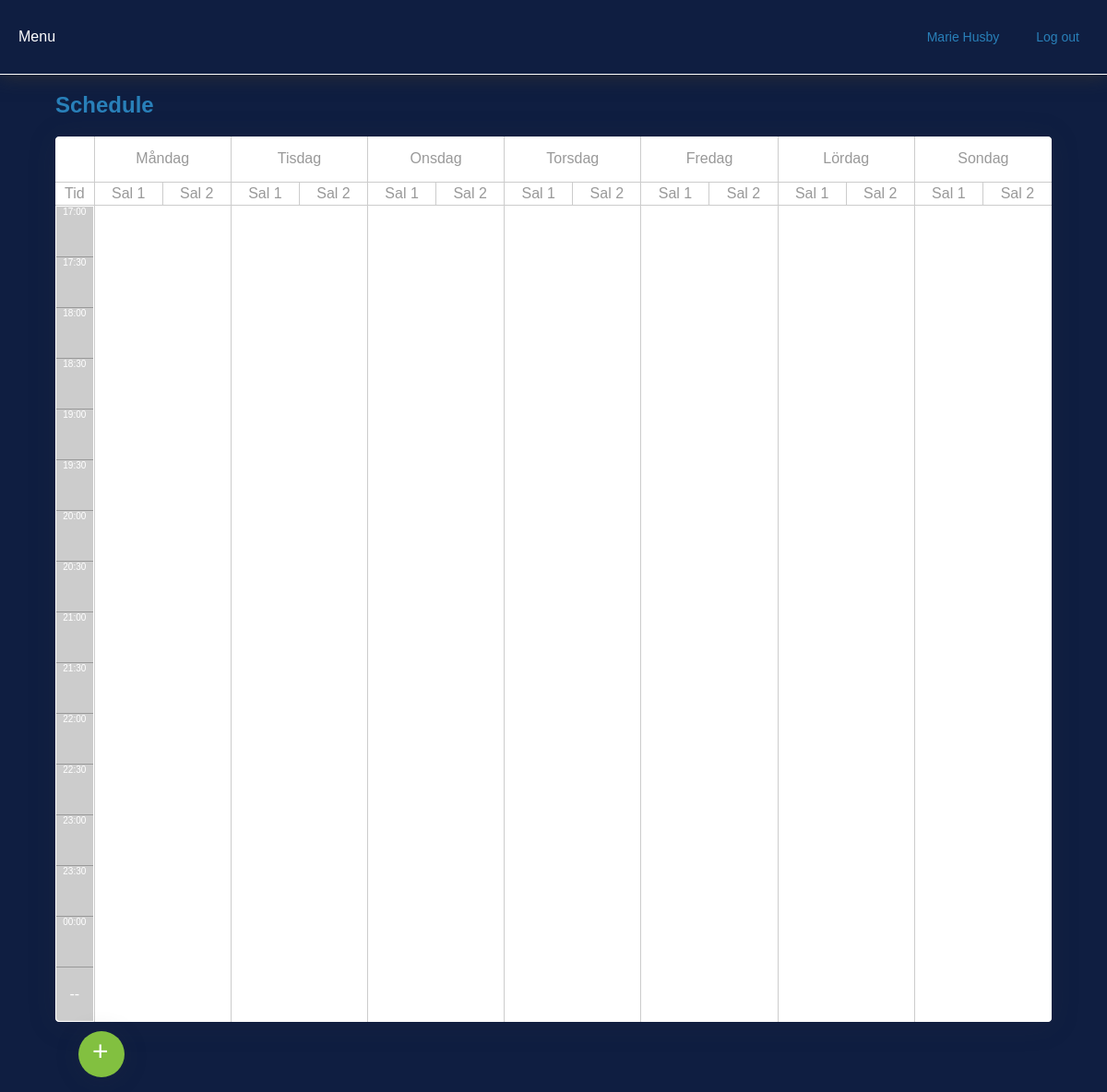
The app's page /admin/schedule.php (signed in), older data.
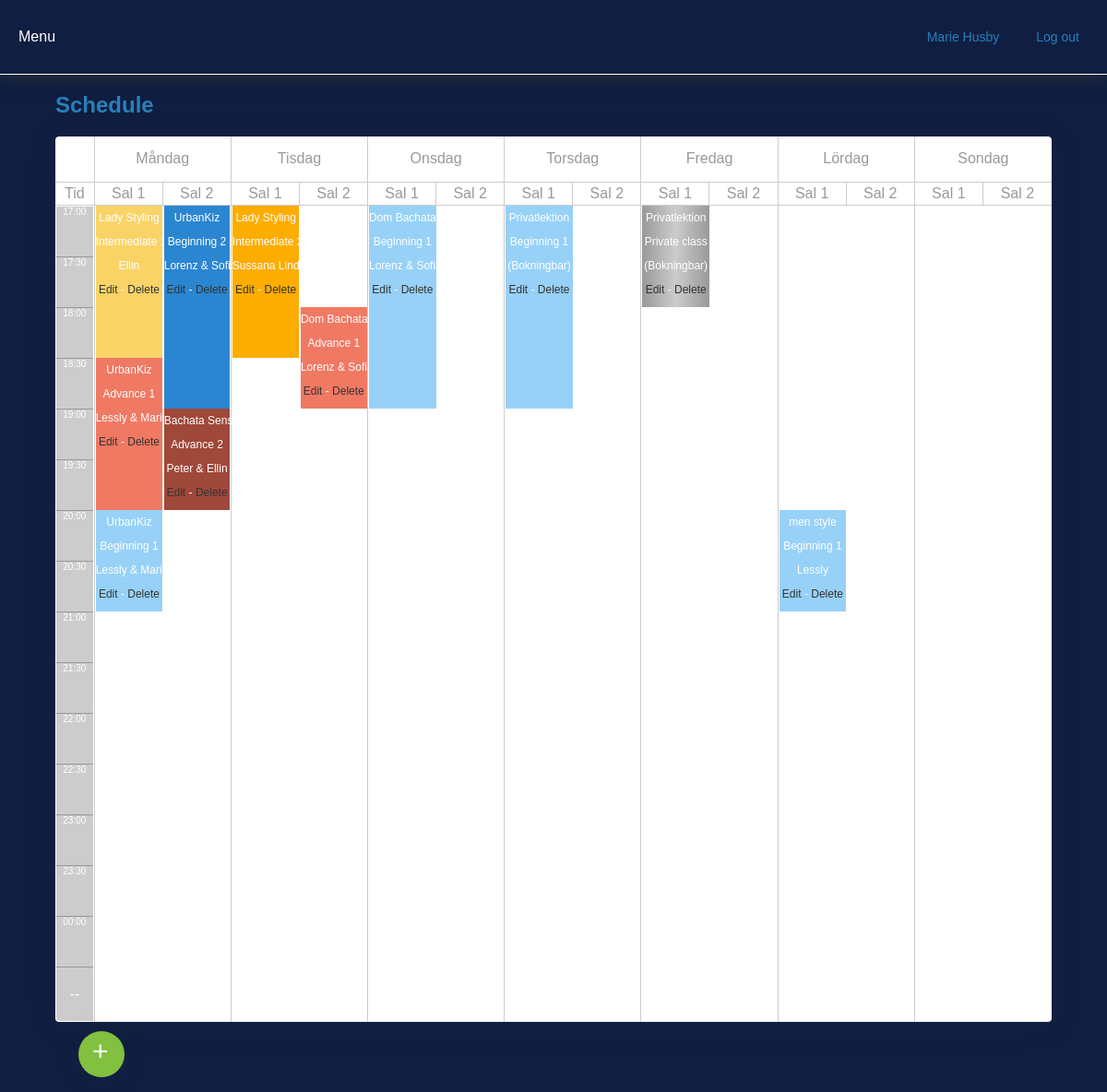
The same page, newer data.
### tables this page shows
CREATE TABLE `users` (
  `id_user` int(11) NOT NULL,
  `name` varchar(255) DEFAULT NULL,
  `surname` varchar(255) DEFAULT NULL,
  `mail` varchar(255) DEFAULT NULL,
  `password` varchar(255) DEFAULT NULL,
  `telefon` int(11) DEFAULT NULL,
  `rank` int(11) DEFAULT NULL,
  `status` int(11) DEFAULT NULL
);

CREATE TABLE `schedule` (
  `id_schedule` int(11) NOT NULL,
  `via` int(11) DEFAULT NULL,
  `name` varchar(255) DEFAULT NULL,
  `level` int(255) DEFAULT NULL,
  `teacher` varchar(255) DEFAULT NULL,
  `duration` int(11) DEFAULT NULL,
  `day` int(11) DEFAULT NULL,
  `hour` varchar(255) DEFAULT NULL,
  `sal` int(11) DEFAULT NULL,
  `status` int(11) DEFAULT NULL
);

### inc/funciones.php (called while the page is built, shortened)
<?php
if (!function_exists("GetSQLValueString")) {
function GetSQLValueString($theValue, $theType, $theDefinedValue = "", $theNotDefinedValue = "")
{
  global $con;
  $theValue = function_exists("mysqli_real_escape_string") ? mysqli_real_escape_string($con, $theValue) : mysqli_escape_string($con,$theValue);
  switch ($theType) {
    case "long":
    case "int":
      $theValue = ($theValue != "") ? intval($theValue) : "NULL";
      break;
  }
  return $theValue;
}
}
function ObtenerNombreUsuario($nombre)
{
	global $con;
	$query_ConsultaFuncion = sprintf("SELECT name FROM users WHERE id_user = %s ",
		 GetSQLValueString($nombre, "int"));
	$ConsultaFuncion = mysqli_query($con,  $query_ConsultaFuncion) or die(mysqli_error($con));
	$row_ConsultaFuncion = mysqli_fetch_assoc($ConsultaFuncion);
	return $row_ConsultaFuncion["name"];
}
function ObtenerApellidoUsuario($apellido)
{
	global $con;
	$query_ConsultaFuncion = sprintf("SELECT surname FROM users WHERE id_user = %s ",
		 GetSQLValueString($apellido, "int"));
	$ConsultaFuncion = mysqli_query($con,  $query_ConsultaFuncion) or die(mysqli_error($con));
	$row_ConsultaFuncion = mysqli_fetch_assoc($ConsultaFuncion);
	return $row_ConsultaFuncion["surname"];
}
	?>
	<?php
function NombreCurso($varcurso)
{
	if ($varcurso == 1) return "Beginning 1";
	if ($varcurso == 2) return "Beginning 2";
	if ($varcurso == 3) return "Intermediate 1";
	if ($varcurso == 4) return "Intermediate 2";
	if ($varcurso == 5) return "Advance 1";
	if ($varcurso == 6) return "Advance 2";
	if ($varcurso == 7) return "Private class";
}
function NombreCursoColor($varcursocolor)
{
	if ($varcursocolor == 1) return "#97d1f7";
	if ($varcursocolor == 2) return "#2a86d1";
	if ($varcursocolor == 3) return "rgb(250, 211, 103)";
	if ($varcursocolor == 4) return "rgb(253, 173, 0)";
	if ($varcursocolor == 5) return "rgb(240, 121, 100)";
	if ($varcursocolor == 6) return "rgb(160, 72, 57)";
	if ($varcursocolor == 7) return "linear-gradient(to right, #999, #CCC, #999)";
}
			?>

### admin/inc/schedule_management.php (the view, shortened to what the rows shown need)
<?php
$query_ScheduleMon1 = sprintf("SELECT * FROM schedule WHERE day =1 AND sal =1 ORDER BY id_schedule DESC");
$ScheduleMon1 = mysqli_query($con, $query_ScheduleMon1) or die(mysqli_error($con));
$row_ScheduleMon1 = mysqli_fetch_assoc($ScheduleMon1);
?>
<?php
$query_ScheduleMon2 = sprintf("SELECT * FROM schedule WHERE day =1 AND sal =2 ORDER BY id_schedule DESC");
$ScheduleMon2 = mysqli_query($con, $query_ScheduleMon2) or die(mysqli_error($con));
$row_ScheduleMon2 = mysqli_fetch_assoc($ScheduleMon2);
?>
<?php
$query_ScheduleTue1 = sprintf("SELECT * FROM schedule WHERE day =2 AND sal =1 ORDER BY id_schedule DESC");
$ScheduleTue1 = mysqli_query($con, $query_ScheduleTue1) or die(mysqli_error($con));
$row_ScheduleTue1 = mysqli_fetch_assoc($ScheduleTue1);
?>
<?php
$query_ScheduleTue2 = sprintf("SELECT * FROM schedule WHERE day =2 AND sal =2 ORDER BY id_schedule DESC");
$ScheduleTue2 = mysqli_query($con, $query_ScheduleTue2) or die(mysqli_error($con));
$row_ScheduleTue2 = mysqli_fetch_assoc($ScheduleTue2);
?>
<?php
$query_ScheduleWed1 = sprintf("SELECT * FROM schedule WHERE day =3 AND sal =1 ORDER BY id_schedule DESC");
$ScheduleWed1 = mysqli_query($con, $query_ScheduleWed1) or die(mysqli_error($con));
$row_ScheduleWed1 = mysqli_fetch_assoc($ScheduleWed1);
?>
<?php
$query_ScheduleThu1 = sprintf("SELECT * FROM schedule WHERE day =4 AND sal =1 ORDER BY id_schedule DESC");
$ScheduleThu1 = mysqli_query($con, $query_ScheduleThu1) or die(mysqli_error($con));
$row_ScheduleThu1 = mysqli_fetch_assoc($ScheduleThu1);
?>
<?php
$query_ScheduleFri1 = sprintf("SELECT * FROM schedule WHERE day =5 AND sal =1 ORDER BY id_schedule DESC");
$ScheduleFri1 = mysqli_query($con, $query_ScheduleFri1) or die(mysqli_error($con));
$row_ScheduleFri1 = mysqli_fetch_assoc($ScheduleFri1);
?>
<?php
$query_ScheduleSat1 = sprintf("SELECT * FROM schedule WHERE day =6 AND sal =1 ORDER BY id_schedule DESC");
$ScheduleSat1 = mysqli_query($con, $query_ScheduleSat1) or die(mysqli_error($con));
$row_ScheduleSat1 = mysqli_fetch_assoc($ScheduleSat1);
?>
<div class="schedule_div">
    <div class="open_calendar">
        <table width="100%" cellspacing="0" border="0" class="" style="background-color: #FFF;">
            <tr style="color: #FFF;" valign="top" cellspacing="0" border="0">
                <td width="7%" nowrap="nowrap" align="center" style="position: relative;">
                    <?php if ($row_ScheduleMon1 > 0) {  ?>
                    <?php do { ?>
                        <div class="kurs" style="width: 98%; height: <?php echo $row_ScheduleMon1['duration']; ?>px; background: <?php echo NombreCursoColor($row_ScheduleMon1['level']); ?>; top: <?php echo $row_ScheduleMon1['hour']; ?>px;">
                            <div class="text_kurs">
                                <?php echo $row_ScheduleMon1['name']; ?><br>
                                <?php echo NombreCurso($row_ScheduleMon1['level']); ?><br>
                                <?php echo $row_ScheduleMon1['teacher']; ?><br>
                                <a href="schedule.php?regedit=<?php echo $row_ScheduleMon1['id_schedule']; ?>">Edit</a> - <a href="schedule_delete.php?regdel=<?php echo $row_ScheduleMon1['id_schedule']; ?>">Delete</a>
                            </div>
                        </div>
                    <?php } while ($row_ScheduleMon1 = mysqli_fetch_assoc($ScheduleMon1));
                    }
                    else
                    {  ?>
                    <?php } ?>
                </td>
                <td width="7%" nowrap="nowrap" align="center" style="border-right: 1px solid #CCC; position: relative;">
                    <?php if ($row_ScheduleMon2 > 0) {  ?>
                    <?php do { ?>
                        <div class="kurs" style="width: 98%; height: <?php echo $row_ScheduleMon2['duration']; ?>px; background: <?php echo NombreCursoColor($row_ScheduleMon2['level']); ?>; top: <?php echo $row_ScheduleMon2['hour']; ?>px;">
                            <div class="text_kurs">
                                <?php echo $row_ScheduleMon2['name']; ?><br>
                                <?php echo NombreCurso($row_ScheduleMon2['level']); ?><br>
                                <?php echo $row_ScheduleMon2['teacher']; ?><br>
                                <a href="schedule.php?regedit=<?php echo $row_ScheduleMon2['id_schedule']; ?>">Edit</a> - <a href="schedule_delete.php?regdel=<?php echo $row_ScheduleMon2['id_schedule']; ?>">Delete</a>
                            </div>
                        </div>
                    <?php } while ($row_ScheduleMon2 = mysqli_fetch_assoc($ScheduleMon2));
                    }
                    else
                    {  ?>
                    <?php } ?>
                </td>
                <td width="7%" nowrap="nowrap" align="center" style="position: relative;">
                    <?php if ($row_ScheduleTue1 > 0) {  ?>
                    <?php do { ?>
                        <div class="kurs" style="width: 98%; height: <?php echo $row_ScheduleTue1['duration']; ?>px; background: <?php echo NombreCursoColor($row_ScheduleTue1['level']); ?>; top: <?php echo $row_ScheduleTue1['hour']; ?>px;">
                            <div class="text_kurs">
                                <?php echo $row_ScheduleTue1['name']; ?><br>
                                <?php echo NombreCurso($row_ScheduleTue1['level']); ?><br>
                                <?php echo $row_ScheduleTue1['teacher']; ?><br>
                                <a href="schedule.php?regedit=<?php echo $row_ScheduleTue1['id_schedule']; ?>">Edit</a> - <a href="schedule_delete.php?regdel=<?php echo $row_ScheduleTue1['id_schedule']; ?>">Delete</a>
                            </div>
                        </div>
                    <?php } while ($row_ScheduleTue1 = mysqli_fetch_assoc($ScheduleTue1));
                    }
                    else
                    {  ?>
                    <?php } ?>
                </td>
                <td width="7%" nowrap="nowrap" align="center" style="border-right: 1px solid #CCC; position: relative;">
                    <?php if ($row_ScheduleTue2 > 0) {  ?>
                    <?php do { ?>
                        <div class="kurs" style="width: 98%; height: <?php echo $row_ScheduleTue2['duration']; ?>px; background: <?php echo NombreCursoColor($row_ScheduleTue2['level']); ?>; top: <?php echo $row_ScheduleTue2['hour']; ?>px;">
                            <div class="text_kurs">
                                <?php echo $row_ScheduleTue2['name']; ?><br>
                                <?php echo NombreCurso($row_ScheduleTue2['level']); ?><br>
                                <?php echo $row_ScheduleTue2['teacher']; ?><br>
                                <a href="schedule.php?regedit=<?php echo $row_ScheduleTue2['id_schedule']; ?>">Edit</a> - <a href="schedule_delete.php?regdel=<?php echo $row_ScheduleTue2['id_schedule']; ?>">Delete</a>
                            </div>
                        </div>
                    <?php } while ($row_ScheduleTue2 = mysqli_fetch_assoc($ScheduleTue2));
                    }
                    else
                    {  ?>
                    <?php } ?>
                </td>
                <td width="7%" nowrap="nowrap" align="center" style="position: relative;">
                    <?php if ($row_ScheduleWed1 > 0) {  ?>
                    <?php do { ?>
                        <div class="kurs" style="width: 98%; height: <?php echo $row_ScheduleWed1['duration']; ?>px; background: <?php echo NombreCursoColor($row_ScheduleWed1['level']); ?>; top: <?php echo $row_ScheduleWed1['hour']; ?>px;">
                            <div class="text_kurs">
                                <?php echo $row_ScheduleWed1['name']; ?><br>
                                <?php echo NombreCurso($row_ScheduleWed1['level']); ?><br>
                                <?php echo $row_ScheduleWed1['teacher']; ?><br>
                                <a href="schedule.php?regedit=<?php echo $row_ScheduleWed1['id_schedule']; ?>">Edit</a> - <a href="schedule_delete.php?regdel=<?php echo $row_ScheduleWed1['id_schedule']; ?>">Delete</a>
                            </div>
                        </div>
                    <?php } while ($row_ScheduleWed1 = mysqli_fetch_assoc($ScheduleWed1));
                    }
                    else
                    {  ?>
                    <?php } ?>
                </td>
                <td width="7%" nowrap="nowrap" align="center" style="position: relative;">
                    <?php if ($row_ScheduleThu1 > 0) {  ?>
                    <?php do { ?>
                        <div class="kurs" style="width: 98%; height: <?php echo $row_ScheduleThu1['duration']; ?>px; background: <?php echo NombreCursoColor($row_ScheduleThu1['level']); ?>; top: <?php echo $row_ScheduleThu1['hour']; ?>px;">
                            <div class="text_kurs">
                                <?php echo $row_ScheduleThu1['name']; ?><br>
                                <?php echo NombreCurso($row_ScheduleThu1['level']); ?><br>
                                <?php echo $row_ScheduleThu1['teacher']; ?><br>
                                <a href="schedule.php?regedit=<?php echo $row_ScheduleThu1['id_schedule']; ?>">Edit</a> - <a href="schedule_delete.php?regdel=<?php echo $row_ScheduleThu1['id_schedule']; ?>">Delete</a>
                            </div>
                        </div>
                    <?php } while ($row_ScheduleThu1 = mysqli_fetch_assoc($ScheduleThu1));
                    }
                    else
                    {  ?>
                    <?php } ?>
                </td>
                <td width="7%" nowrap="nowrap" align="center" style="position: relative;">
                    <?php if ($row_ScheduleFri1 > 0) {  ?>
                    <?php do { ?>
                        <div class="kurs" style="width: 98%; height: <?php echo $row_ScheduleFri1['duration']; ?>px; background: <?php echo NombreCursoColor($row_ScheduleFri1['level']); ?>; top: <?php echo $row_ScheduleFri1['hour']; ?>px;">
                            <div class="text_kurs">
                                <?php echo $row_ScheduleFri1['name']; ?><br>
                                <?php echo NombreCurso($row_ScheduleFri1['level']); ?><br>
                                <?php echo $row_ScheduleFri1['teacher']; ?><br>
                                <a href="schedule.php?regedit=<?php echo $row_ScheduleFri1['id_schedule']; ?>">Edit</a> - <a href="schedule_delete.php?regdel=<?php echo $row_ScheduleFri1['id_schedule']; ?>">Delete</a>
                            </div>
                        </div>
                    <?php } while ($row_ScheduleFri1 = mysqli_fetch_assoc($ScheduleFri1));
                    }
                    else
                    {  ?>
                    <?php } ?>
                </td>
                <td width="7%" nowrap="nowrap" align="center" style="position: relative;">
                    <?php if ($row_ScheduleSat1 > 0) {  ?>
                    <?php do { ?>
                        <div class="kurs" style="width: 98%; height: <?php echo $row_ScheduleSat1['duration']; ?>px; background: <?php echo NombreCursoColor($row_ScheduleSat1['level']); ?>; top: <?php echo $row_ScheduleSat1['hour']; ?>px;">
                            <div class="text_kurs">
                                <?php echo $row_ScheduleSat1['name']; ?><br>
                                <?php echo NombreCurso($row_ScheduleSat1['level']); ?><br>
                                <?php echo $row_ScheduleSat1['teacher']; ?><br>
                                <a href="schedule.php?regedit=<?php echo $row_ScheduleSat1['id_schedule']; ?>">Edit</a> - <a href="schedule_delete.php?regdel=<?php echo $row_ScheduleSat1['id_schedule']; ?>">Delete</a>
                            </div>
                        </div>
                    <?php } while ($row_ScheduleSat1 = mysqli_fetch_assoc($ScheduleSat1));
                    }
                    else
                    {  ?>
                    <?php } ?>
                </td>
        </table>
    </div>

### admin/inc/head.php (shortened to what the rows shown need)
<div class="head">
    <div class="config_m">
        <ul>
            <li><a href="">
            <?php
            if ((isset($_SESSION['MM_Username'])) && ($_SESSION['MM_Username'] != ""))
            {
                echo ObtenerNombreUsuario($_SESSION['std_UserId']);
                echo " ". ObtenerApellidoUsuario($_SESSION['std_UserId']);
            }
            else
            { ?>
                No User...
            <?php } ?>
            </a></li>
        </ul>
    </div>
</div>

Row changes from the older to the newer data that the page shows:
added schedule: name "Lady Styling", level "Intermediate 1", teacher "Ellin", shown under "Schedule"
added schedule: name "UrbanKiz", level "Advance 1", teacher "Lessly & Marie", shown under "Schedule"
added schedule: name "UrbanKiz", level "Beginning 1", teacher "Lessly & Marie", shown under "Schedule"
added schedule: name "Bachata Sensual", level "Advance 2", teacher "Peter & Ellin"
added schedule: name "UrbanKiz", level "Beginning 2", teacher "Lorenz & Sofia"
added schedule: name "Lady Styling", level "Intermediate 2", teacher "Sussana Linden"
added schedule: name "Dom Bachata", level "Advance 1", teacher "Lorenz & Sofia"
added schedule: name "Dom Bachata", level "Beginning 1", teacher "Lorenz & Sofia"
added schedule: name "Privatlektion", level "Beginning 1", teacher "(Bokningbar)"
added schedule: name "Privatlektion", level "Private class", teacher "(Bokningbar)"
added schedule: name "men style", level "Beginning 1", teacher "Lessly"
